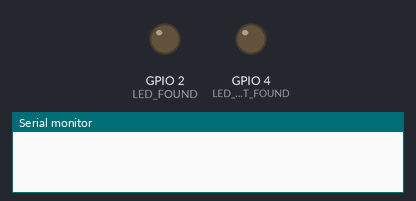
The sketch below on a simulated ESP32. Shown: output pins drawn as LEDs (lit = HIGH), the last lines printed to the serial monitor.

Above: at 0.1 s.
At 1.1 s:
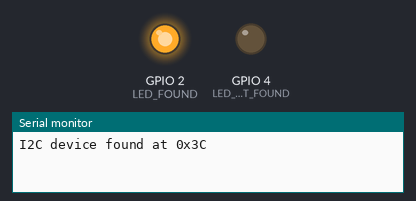
Timing chart, 0 to 2.6 s (numbered marks = the images above):
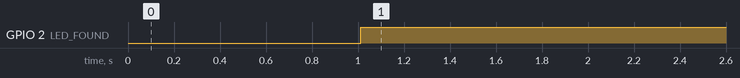

Measured:
- by itself, GPIO 2 (LED_FOUND): LOW → HIGH at 1.0 s

The sketch:

i2c_scanner.ino
```cpp
#include <Wire.h>

#define SDA_PIN 21
#define SCL_PIN 22

#define LED_FOUND 2     // lights when device found
#define LED_NOT_FOUND 4 // lights when no device

void setup() {
  Serial.begin(115200);

  pinMode(LED_FOUND, OUTPUT);
  pinMode(LED_NOT_FOUND, OUTPUT);

  digitalWrite(LED_FOUND, LOW);
  digitalWrite(LED_NOT_FOUND, LOW);

  Wire.begin(SDA_PIN, SCL_PIN);

  delay(1000); // let things settle
}

void loop() {
  bool deviceFound = false;

  for (byte address = 1; address < 127; address++) {
    Wire.beginTransmission(address);
    byte error = Wire.endTransmission();

    if (error == 0) {
      Serial.print("I2C device found at 0x");

      if (address < 16) {
        Serial.print("0");
      }

      Serial.println(address, HEX);
      deviceFound = true;
    }
  }

  if (deviceFound) {
    digitalWrite(2, HIGH);
    digitalWrite(4, LOW);
  } else {
    Serial.println("No I2C devices found");
    digitalWrite(2, LOW);
    digitalWrite(4, HIGH);
  }

  delay(5000);
}
```
